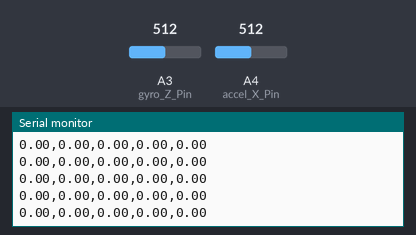
Recording of a sketch running on a simulated Arduino Mega 2560, built with avr-gcc and run on an emulated ATmega2560. Shown: the last lines printed to the serial monitor. Inputs (shaded band) come from the test bench; at power-on: A4 (accel_X_Pin) = 512, A3 (gyro_Z_Pin) = 512.

Above: at 5.4 s.
5.5 s: A4 (accel_X_Pin) set to 492
At 6.4 s:
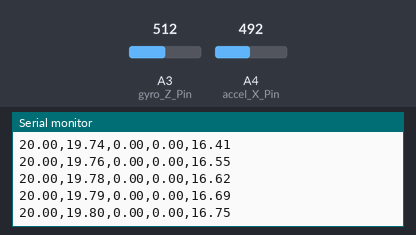
13.0 s: A3 (gyro_Z_Pin) set to 525
At 13.6 s:
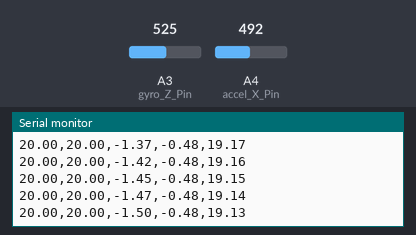
16.0 s: A3 (gyro_Z_Pin) set to 705
At 16.6 s:
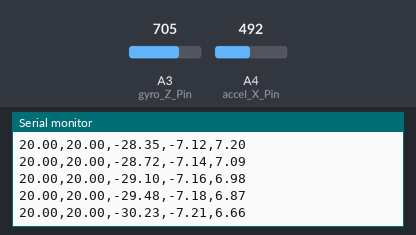
17.5 s: A3 (gyro_Z_Pin) set to 716
At 18.5 s:
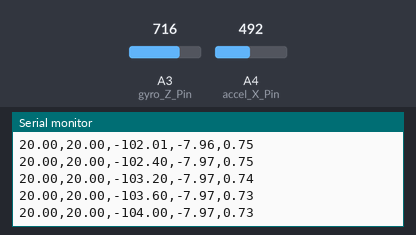
Timing chart, 0 to 20.0 s (numbered marks = the images above; inputs shaded):
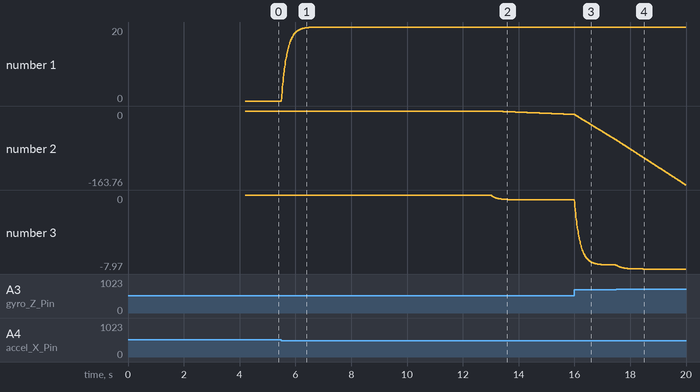

Measured:
- after the input at 5.5 s, the serial monitor: prints a new line at once (image 1)
- after the input at 13.0 s, the serial monitor: prints a new line at once (image 2)
- plotted number 1: 0 → 20 after the input at 5.5 s
- plotted number 2: 0 → -7.62 after the input at 13.0 s
- plotted number 3: 0 → -0.51 after the input at 13.0 s

The sketch:

IMU_Analogique_Filtrage.ino
```cpp
// Filtrage passe bas, passe haut et filtre complementaire des angles de la centrale inertielle analogique
// Utilisation d'une interruption

// ********************************************************************************************************************
// --------------------------------BIBLIOTHEQUES ----------------------------------------------------------------------
//(à importer dans Arduino :croquis\importer bibliotheque puis sélection fichier zip)
#include <FlexiTimer2.h>             // Timer 2 utilisé dans la boucle d'asservissement
#include <digitalWriteFast.h>        // Lecture digitale plus rapide

// ********************************************************************************************************************
// ---------------------------------  VARIABLES   ----------------------------------------------------------------------
int gyro_Z_Pin = A3;                          // entrées analogiques utilisées pour les 2 capteurs
int accel_X_Pin = A4;

int accelerometre_X = 0;                      // valeurs des 2 capteurs
int gyro_Z = 0;

int offset_accX = 0;                          // bias des 2 capteurs
int offset_gyro = 0;

float angle_gyro = 0;                          // angles renvoyés par chacun des 2 capteurs (pour le debug ou filtrage)
float last_angle_gyro = 0;                     // utile pour Euler
float angle_accelero = 0;
float angle_accelero_prec = 0;
float angle_gyro_filtrePH = 0;                 // angle filtré passe Haut
float angle_accelero_filtrePB = 0;             // angle filtré passe Bas
float angle_segway_complementaire = 0;         // angle filtré complémentaire


// ****** coefficients de conversion des capteurs ********* :
// Gyroscope ADRX 614(IMU vert) (5000/1024)*(1/25)=0.1953    car sensitivity= 25 mV/°/s
// Accelerometre ADXL 320 (IMU vert) : experim entre -30 et +30 = 1.02 ; 1.4 °/bit =(5000 mV/1024 bits)*(90°/312 mV)
// Accelerometre ADXL203 (IMU rouge) experim entre + et 30°: 0.2918 °/bit =(5000 mV/1024 bits)*(90°/1506mV)

float coeff_accelero = 1;
float coeff_gyro = 0.1953;

#define CADENCE_MS 10                        // Temps d'échatillonnage en millisecondes (10 ms soit 100 fois par seconde)
volatile double dt = CADENCE_MS/1000.;       // Période d'échantillonnge en secondes

// Constantes des filtres
float TauPB = 0.2;                           // Constante du filtre passe bas du 1er ordre (modifiable)
float TauPH = 0.2;                           // Constante du filtre passe haut du 1er ordre (modifiable)
// *********************************************************************************************************
// ----------------------- BOUCLE D'INITIALISATION ---------------------------------------------------------
void setup()
{
// ********* A. Configuration port série  *************
    Serial.begin(115200);                                            // configuration de la vitesse de connexion série : 115200 bauds (ou bits par seconde)
    Serial.flush();

// ************ B.Calcul des offsets *********(valeur moyenne de 10 valeurs, capteurs en position initiale : stable et horizontal)
    Serial.println("Calibrage : Positionner le systeme immobile et horizontal... ");
    delay(3000);
    for (int compteur = 0; compteur < 10; compteur++)               // mesure et moyenne de n valeurs
          {
            accelerometre_X = analogRead (accel_X_Pin);
            offset_accX = offset_accX + accelerometre_X;

            gyro_Z = analogRead (gyro_Z_Pin);
            offset_gyro = offset_gyro + gyro_Z;

            delay (20);
          }
    offset_accX = round(offset_accX / 10);
    offset_gyro = round(offset_gyro / 10);

    Serial.print("offset accelero = ");
    Serial.println(offset_accX);
    Serial.print("offset gyro = ");
    Serial.println(offset_gyro);
    delay(1000);

// *********** C. Configuration et Lancement de l'interruption ****************
    FlexiTimer2::set(CADENCE_MS, 1/1000., isrt);                                          // période du timer 10 ms, résolution timer = 1 ms , fonction d'interruption isrt
    FlexiTimer2::start();
}
// **************************************************************************************************
// ------------------------------- PROGRAMME PRINCIPAL ----------------------------------------------
// **************************************************************************************************
void loop()
{
// ************************************************************************
// Choisir votre option (en mettant en commentaires l'option non utilisée):
// ************************************************************************
// Option1: Affichage dans le traceur série des valeurs des angles bruts et filtrés

      Serial.print(angle_accelero);
      Serial.print(',');
      Serial.print(angle_accelero_filtrePB);
      Serial.print(',');
      Serial.print(angle_gyro);
      Serial.print(',');
      Serial.print(angle_gyro_filtrePH);
      Serial.print(',');
      Serial.print(angle_segway_complementaire);
      Serial.println();

// Option2: Affichage dans le moniteur série des valeurs brutes
/*
      accelerometre_X = analogRead (accel_X_Pin);
      accelerometre_X =  offset_accX - accelerometre_X;
      Serial.print(accelerometre_X);
      Serial.print(" ; ");
      gyro_Z = analogRead (gyro_Z_Pin);
      gyro_Z =  offset_gyro - gyro_Z;
      Serial.println(gyro_Z);
*/
      delay(10);
}


// FONCTION INTERRUPTION -----------------------------------------------------------------------------
void isrt()
{
// estimation de l'angle d'inclinaison
  accelerometre_X = analogRead (accel_X_Pin);
  accelerometre_X =  offset_accX - accelerometre_X;
  angle_accelero = float(accelerometre_X / coeff_accelero);

  gyro_Z = analogRead (gyro_Z_Pin);
  gyro_Z =  offset_gyro - gyro_Z;
  angle_gyro = angle_gyro + (gyro_Z * coeff_gyro) * dt;                                                        // inutilisé, juste pour l'affichage

// Application de filtres
   // filtre complémentaire
     angle_segway_complementaire = 0.98 * (angle_segway_complementaire + gyro_Z * coeff_gyro * dt) + 0.02 * angle_accelero;              // application filtre complémentaire
   // filtre passe bas pour l'accéléromètre
     angle_accelero_filtrePB = angle_accelero_filtrePB + (dt/TauPB)*(angle_accelero - angle_accelero_filtrePB);
   // filtre passe haut pour le gyroscope
     angle_gyro_filtrePH = angle_gyro_filtrePH*(1-dt/TauPH)+(angle_gyro - last_angle_gyro);
   last_angle_gyro = angle_gyro;
}
```

digitalWriteFast.h
```cpp
#if !defined(digitalPinToPortReg)
#if !(defined(__AVR_ATmega640__) || defined(__AVR_ATmega1280__) || defined(__AVR_ATmega2560__) || defined(__AVR_ATmega2561__) )


// Standard Arduino Pins
#define digitalPinToPortReg(P) \
(((P) >= 0 && (P) <= 7) ? &PORTD : (((P) >= 8 && (P) <= 13) ? &PORTB : &PORTC))
#define digitalPinToDDRReg(P) \
(((P) >= 0 && (P) <= 7) ? &DDRD : (((P) >= 8 && (P) <= 13) ? &DDRB : &DDRC))
#define digitalPinToPINReg(P) \
(((P) >= 0 && (P) <= 7) ? &PIND : (((P) >= 8 && (P) <= 13) ? &PINB : &PINC))
#define digitalPinToBit(P) \
(((P) >= 0 && (P) <= 7) ? (P) : (((P) >= 8 && (P) <= 13) ? (P) - 8 : (P) - 14))

#if defined(__AVR_ATmega8__)

// 3 PWM
#define digitalPinToTimer(P) \
(((P) ==  9 || (P) == 10) ? &TCCR1A : (((P) == 11) ? &TCCR2 : 0))
#define digitalPinToTimerBit(P) \
(((P) ==  9) ? COM1A1 : (((P) == 10) ? COM1B1 : COM21))
#else

// 6 PWM
#define digitalPinToTimer(P) \
(((P) ==  6 || (P) ==  5) ? &TCCR0A : \
        (((P) ==  9 || (P) == 10) ? &TCCR1A : \
        (((P) == 11 || (P) ==  3) ? &TCCR2A : 0)))
#define digitalPinToTimerBit(P) \
(((P) ==  6) ? COM0A1 : (((P) ==  5) ? COM0B1 : \
        (((P) ==  9) ? COM1A1 : (((P) == 10) ? COM1B1 : \
        (((P) == 11) ? COM2A1 : COM2B1)))))
#endif

#else
// Arduino Mega Pins
#define digitalPinToPortReg(P) \
(((P) >= 22 && (P) <= 29) ? &PORTA : \
        ((((P) >= 10 && (P) <= 13) || ((P) >= 50 && (P) <= 53)) ? &PORTB : \
        (((P) >= 30 && (P) <= 37) ? &PORTC : \
        ((((P) >= 18 && (P) <= 21) || (P) == 38) ? &PORTD : \
        ((((P) >= 0 && (P) <= 3) || (P) == 5) ? &PORTE : \
        (((P) >= 54 && (P) <= 61) ? &PORTF : \
        ((((P) >= 39 && (P) <= 41) || (P) == 4) ? &PORTG : \
        ((((P) >= 6 && (P) <= 9) || (P) == 16 || (P) == 17) ? &PORTH : \
        (((P) == 14 || (P) == 15) ? &PORTJ : \
        (((P) >= 62 && (P) <= 69) ? &PORTK : &PORTL))))))))))

#define digitalPinToDDRReg(P) \
(((P) >= 22 && (P) <= 29) ? &DDRA : \
        ((((P) >= 10 && (P) <= 13) || ((P) >= 50 && (P) <= 53)) ? &DDRB : \
        (((P) >= 30 && (P) <= 37) ? &DDRC : \
        ((((P) >= 18 && (P) <= 21) || (P) == 38) ? &DDRD : \
        ((((P) >= 0 && (P) <= 3) || (P) == 5) ? &DDRE : \
        (((P) >= 54 && (P) <= 61) ? &DDRF : \
        ((((P) >= 39 && (P) <= 41) || (P) == 4) ? &DDRG : \
        ((((P) >= 6 && (P) <= 9) || (P) == 16 || (P) == 17) ? &DDRH : \
        (((P) == 14 || (P) == 15) ? &DDRJ : \
        (((P) >= 62 && (P) <= 69) ? &DDRK : &DDRL))))))))))

#define digitalPinToPINReg(P) \
(((P) >= 22 && (P) <= 29) ? &PINA : \
        ((((P) >= 10 && (P) <= 13) || ((P) >= 50 && (P) <= 53)) ? &PINB : \
        (((P) >= 30 && (P) <= 37) ? &PINC : \
        ((((P) >= 18 && (P) <= 21) || (P) == 38) ? &PIND : \
        ((((P) >= 0 && (P) <= 3) || (P) == 5) ? &PINE : \
        (((P) >= 54 && (P) <= 61) ? &PINF : \
        ((((P) >= 39 && (P) <= 41) || (P) == 4) ? &PING : \
        ((((P) >= 6 && (P) <= 9) || (P) == 16 || (P) == 17) ? &PINH : \
        (((P) == 14 || (P) == 15) ? &PINJ : \
        (((P) >= 62 && (P) <= 69) ? &PINK : &PINL))))))))))

#define digitalPinToBit(P) \
(((P) >=  7 && (P) <=  9) ? (P) - 3 : \
        (((P) >= 10 && (P) <= 13) ? (P) - 6 : \
        (((P) >= 22 && (P) <= 29) ? (P) - 22 : \
        (((P) >= 30 && (P) <= 37) ? 37 - (P) : \
        (((P) >= 39 && (P) <= 41) ? 41 - (P) : \
        (((P) >= 42 && (P) <= 49) ? 49 - (P) : \
        (((P) >= 50 && (P) <= 53) ? 53 - (P) : \
        (((P) >= 54 && (P) <= 61) ? (P) - 54 : \
        (((P) >= 62 && (P) <= 69) ? (P) - 62 : \
        (((P) == 0 || (P) == 15 || (P) == 17 || (P) == 21) ? 0 : \
        (((P) == 1 || (P) == 14 || (P) == 16 || (P) == 20) ? 1 : \
        (((P) == 19) ? 2 : \
        (((P) == 5 || (P) == 6 || (P) == 18) ? 3 : \
        (((P) == 2) ? 4 : \
        (((P) == 3 || (P) == 4) ? 5 : 7)))))))))))))))

// 15 PWM
#define digitalPinToTimer(P) \
(((P) == 13 || (P) ==  4) ? &TCCR0A : \
        (((P) == 11 || (P) == 12) ? &TCCR1A : \
        (((P) == 10 || (P) ==  9) ? &TCCR2A : \
        (((P) ==  5 || (P) ==  2 || (P) ==  3) ? &TCCR3A : \
        (((P) ==  6 || (P) ==  7 || (P) ==  8) ? &TCCR4A : \
        (((P) == 46 || (P) == 45 || (P) == 44) ? &TCCR5A : 0))))))
#define digitalPinToTimerBit(P) \
(((P) == 13) ? COM0A1 : (((P) ==  4) ? COM0B1 : \
        (((P) == 11) ? COM1A1 : (((P) == 12) ? COM1B1 : \
        (((P) == 10) ? COM2A1 : (((P) ==  9) ? COM2B1 : \
        (((P) ==  5) ? COM3A1 : (((P) ==  2) ? COM3B1 : (((P) ==  3) ? COM3C1 : \
        (((P) ==  6) ? COM4A1 : (((P) ==  7) ? COM4B1 : (((P) ==  8) ? COM4C1 : \
        (((P) == 46) ? COM5A1 : (((P) == 45) ? COM5B1 : COM5C1))))))))))))))

#endif
#endif

#if !defined(digitalWriteFast)
#define digitalWriteFast(P, V) \
if (__builtin_constant_p(P) && __builtin_constant_p(V)) { \
                if (digitalPinToTimer(P)) \
                        bitClear(*digitalPinToTimer(P), digitalPinToTimerBit(P)); \
                bitWrite(*digitalPinToPortReg(P), digitalPinToBit(P), (V)); \
        } else { \
                digitalWrite((P), (V)); \
        }
#endif

#if !defined(pinModeFast)
#define pinModeFast(P, V) \
if (__builtin_constant_p(P) && __builtin_constant_p(V)) { \
                bitWrite(*digitalPinToDDRReg(P), digitalPinToBit(P), (V)); \
        } else {  \
                pinMode((P), (V)); \
        }
#endif

#if !defined(digitalReadFast)
#define digitalReadFast(P) ( (int) __digitalReadFast__((P)) )
#define __digitalReadFast__(P ) \
(__builtin_constant_p(P) ) ? ( \
                digitalPinToTimer(P) ? ( \
                       bitClear(*digitalPinToTimer(P), digitalPinToTimerBit(P)) ,  \
                             bitRead(*digitalPinToPINReg(P), digitalPinToBit(P))) : \
                  bitRead(*digitalPinToPINReg(P), digitalPinToBit(P)))  : \
                digitalRead((P))
#endif

#if !defined(digitalWriteFast2)
#define digitalWriteFast2(P, V) \
if (__builtin_constant_p(P) && __builtin_constant_p(V)) { \
                bitWrite(*digitalPinToPortReg(P), digitalPinToBit(P), (V)); \
        } else { \
                digitalWrite((P), (V)); \
        }
#endif

#if !defined(pinModeFast2)
#define pinModeFast2(P, V) \
if (__builtin_constant_p(P) && __builtin_constant_p(V)) { \
                if (digitalPinToTimer(P)) \
                        bitClear(*digitalPinToTimer(P), digitalPinToTimerBit(P)); \
                bitWrite(*digitalPinToDDRReg(P), digitalPinToBit(P), (V)); \
        } else {  \
                pinMode((P), (V)); \
        }
#endif

#if !defined(digitalReadFast2)
#define digitalReadFast2(P) ( (int) __digitalReadFast2__((P)) )
#define __digitalReadFast2__(P ) \
(__builtin_constant_p(P) ) ? ( \
                ( bitRead(*digitalPinToPINReg(P), digitalPinToBit(P))) ) : \
                digitalRead((P))
#endif
```
